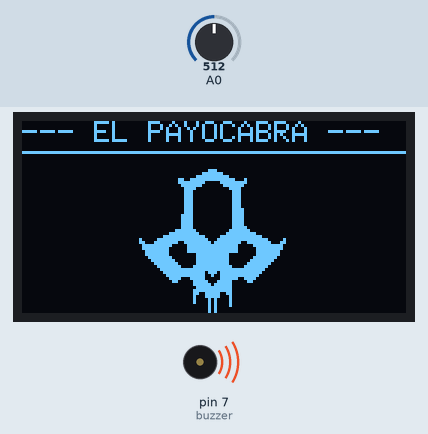
A sketch run on a simulated Arduino Uno, built with avr-gcc and run on an emulated ATmega328P. Parts: 128×64 one-colour display, buzzer (waves = sounding). Inputs (shaded band) come from the test bench; at power-on: A0 = 512. No radio packets arrive unless stated; what the sketch prints to the serial monitor is not drawn.

Above: at 7.7 s.
At 14.9 s:
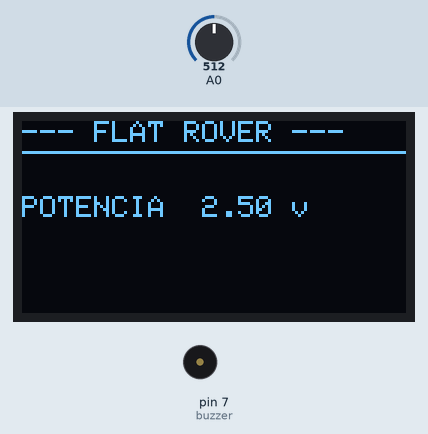
15.0 s: A0 set to 716
19.0 s: A0 set to 900
At 19.9 s:
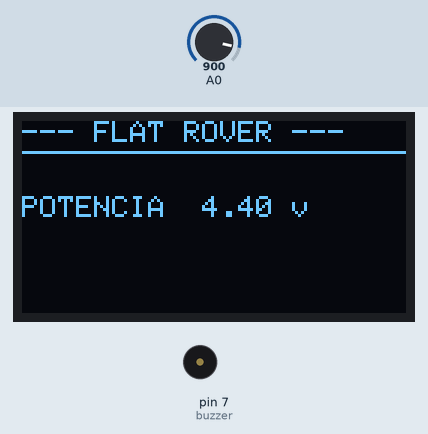
21.6 s: A0 set to 1023
At 22.9 s:
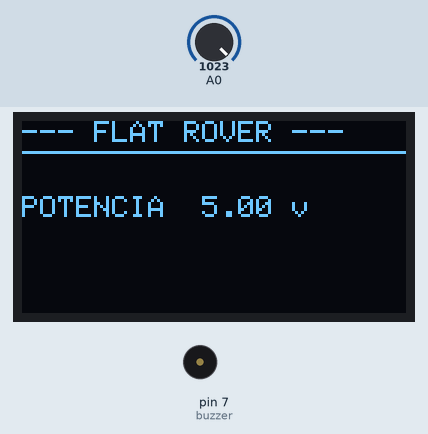
Timing chart, 0 to 24.6 s (numbered marks = the images above; inputs shaded):
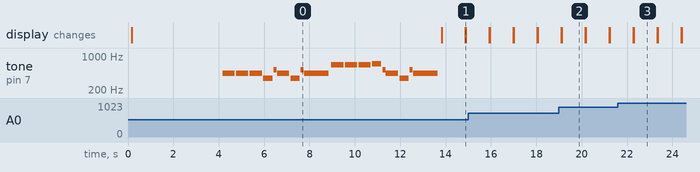

Measured:
- after the input at 19.0 s, the display: first differs from a run without the input after 0.13 s (image 2)
- after the input at 21.6 s, the display: first differs from a run without the input after 0.70 s (image 3)
- what the display in image 2 shows lasts 1.1 s, from 19.1 s to 20.2 s

The sketch:

coche_rc_mando_buzzer_pantalla2.ino
```cpp
const unsigned char epd_bitmap_LOGO [] PROGMEM = {
  0x00, 0x00, 0x00, 0x00, 0x00, 0x00, 0x00, 0x00, 0x00, 0x00, 0x00, 0x00, 0x00, 0x00, 0x00, 0x00,
  0xe0, 0x00, 0x00, 0x00, 0x00, 0x00, 0x00, 0x00, 0x00, 0x00, 0x03, 0xf8, 0x00, 0x00, 0x00, 0x00,
  0x00, 0x00, 0x00, 0x00, 0x00, 0x0f, 0xfe, 0x00, 0x00, 0x00, 0x00, 0x00, 0x00, 0x00, 0x00, 0x03,
  0x3f, 0xff, 0x88, 0x00, 0x00, 0x00, 0x00, 0x00, 0x00, 0x00, 0x03, 0xfe, 0x0f, 0xf8, 0x00, 0x00,
  0x00, 0x00, 0x00, 0x00, 0x00, 0x01, 0xfc, 0x07, 0xf0, 0x00, 0x00, 0x00, 0x00, 0x00, 0x00, 0x00,
  0x00, 0xf0, 0x01, 0xe0, 0x00, 0x00, 0x00, 0x00, 0x00, 0x00, 0x00, 0x00, 0xe0, 0x00, 0xe0, 0x00,
  0x00, 0x00, 0x00, 0x00, 0x00, 0x00, 0x00, 0xe0, 0x00, 0xe0, 0x00, 0x00, 0x00, 0x00, 0x00, 0x00,
  0x00, 0x00, 0xe0, 0x00, 0xe0, 0x00, 0x00, 0x00, 0x00, 0x00, 0x00, 0x00, 0x00, 0xe0, 0x00, 0xe0,
  0x00, 0x00, 0x00, 0x00, 0x00, 0x00, 0x00, 0x00, 0xe0, 0x00, 0xe0, 0x00, 0x00, 0x00, 0x00, 0x00,
  0x00, 0x00, 0x00, 0xe0, 0x00, 0xe0, 0x00, 0x00, 0x00, 0x00, 0x00, 0x00, 0x00, 0x00, 0xe0, 0x00,
  0xf0, 0x00, 0x00, 0x00, 0x00, 0x00, 0x00, 0x00, 0x00, 0xe0, 0x00, 0xf0, 0x00, 0x00, 0x00, 0x00,
  0x00, 0x00, 0x00, 0x01, 0xe0, 0x00, 0xf0, 0x00, 0x00, 0x00, 0x00, 0x00, 0x00, 0x00, 0x01, 0xe0,
  0x00, 0xf0, 0x00, 0x00, 0x00, 0x00, 0x00, 0x00, 0x00, 0x01, 0xe0, 0x00, 0xf0, 0x00, 0x00, 0x00,
  0x00, 0x00, 0x00, 0x00, 0x01, 0xe0, 0x00, 0xf0, 0x00, 0x00, 0x00, 0x00, 0x00, 0x00, 0x00, 0x01,
  0xe0, 0x00, 0xf8, 0x00, 0x00, 0x00, 0x00, 0x00, 0x00, 0x00, 0x07, 0xf0, 0x01, 0xfc, 0x00, 0x00,
  0x00, 0x00, 0x00, 0x00, 0x00, 0x1f, 0xf8, 0x03, 0xff, 0x00, 0x00, 0x00, 0x00, 0x00, 0x00, 0x00,
  0x7f, 0xfe, 0x0f, 0xff, 0xc0, 0x00, 0x00, 0x00, 0x00, 0x00, 0x41, 0xff, 0xff, 0x1f, 0xff, 0xf0,
  0x40, 0x00, 0x00, 0x00, 0x00, 0x63, 0xfc, 0xff, 0xbf, 0xe7, 0xf8, 0xc0, 0x00, 0x00, 0x00, 0x00,
  0x3f, 0xf0, 0x7f, 0xff, 0xc1, 0xff, 0x80, 0x00, 0x00, 0x00, 0x00, 0x3f, 0xe0, 0x7f, 0xff, 0xc0,
  0xff, 0x80, 0x00, 0x00, 0x00, 0x00, 0x1f, 0xe0, 0x7f, 0xff, 0xc0, 0xff, 0x00, 0x00, 0x00, 0x00,
  0x00, 0x1f, 0xe0, 0x0f, 0xfe, 0x00, 0xff, 0x00, 0x00, 0x00, 0x00, 0x00, 0x0f, 0xf0, 0x0f, 0xfe,
  0x01, 0xfe, 0x00, 0x00, 0x00, 0x00, 0x00, 0x07, 0xf8, 0x0f, 0xfe, 0x03, 0xfc, 0x00, 0x00, 0x00,
  0x00, 0x00, 0x03, 0xfc, 0x0f, 0xfe, 0x07, 0xf8, 0x00, 0x00, 0x00, 0x00, 0x00, 0x01, 0xfe, 0x1f,
  0xff, 0x0f, 0xf0, 0x00, 0x00, 0x00, 0x00, 0x00, 0x00, 0xff, 0xff, 0xff, 0xff, 0xe0, 0x00, 0x00,
  0x00, 0x00, 0x00, 0x00, 0x7f, 0xfe, 0xef, 0xff, 0xc0, 0x00, 0x00, 0x00, 0x00, 0x00, 0x00, 0x3f,
  0xfe, 0x4f, 0xff, 0x80, 0x00, 0x00, 0x00, 0x00, 0x00, 0x00, 0x1e, 0x3e, 0x0f, 0xcf, 0x00, 0x00,
  0x00, 0x00, 0x00, 0x00, 0x00, 0x0c, 0x1f, 0x1f, 0x06, 0x00, 0x00, 0x00, 0x00, 0x00, 0x00, 0x00,
  0x00, 0x1f, 0xbf, 0x00, 0x00, 0x00, 0x00, 0x00, 0x00, 0x00, 0x00, 0x00, 0x0f, 0xff, 0x00, 0x00,
  0x00, 0x00, 0x00, 0x00, 0x00, 0x00, 0x00, 0x1f, 0xff, 0x00, 0x00, 0x00, 0x00, 0x00, 0x00, 0x00,
  0x00, 0x00, 0x19, 0xf3, 0x00, 0x00, 0x00, 0x00, 0x00, 0x00, 0x00, 0x00, 0x00, 0x11, 0xf1, 0x00,
  0x00, 0x00, 0x00, 0x00, 0x00, 0x00, 0x00, 0x00, 0x10, 0xa1, 0x00, 0x00, 0x00, 0x00, 0x00, 0x00,
  0x00, 0x00, 0x00, 0x10, 0xa1, 0x00, 0x00, 0x00, 0x00, 0x00, 0x00, 0x00, 0x00, 0x00, 0x00, 0xa1,
  0x00, 0x00, 0x00, 0x00, 0x00, 0x00, 0x00, 0x00, 0x00, 0x00, 0xa0, 0x00, 0x00, 0x00, 0x00, 0x00,
  0x00, 0x00, 0x00, 0x00, 0x00, 0xa0, 0x00, 0x00, 0x00, 0x00, 0x00, 0x00, 0x00, 0x00, 0x00, 0x00,
  0xa0, 0x00, 0x00, 0x00, 0x00, 0x00, 0x00, 0x00, 0x00, 0x00, 0x00, 0xa0, 0x00, 0x00, 0x00, 0x00,
  0x00, 0x00, 0x00, 0x00, 0x00, 0x00, 0x00, 0x00, 0x00, 0x00, 0x00, 0x00
};

// Array of all bitmaps for convenience. (Total bytes used to store images in PROGMEM = 592)
const int epd_bitmap_allArray_LEN = 1;
const unsigned char* epd_bitmap_allArray[1] = {
  epd_bitmap_LOGO
}; //Fin logo

#include <SPI.h>
#include <nRF24L01.h>
#include <RF24.h>

#include <Wire.h> //principio logo
#include <Adafruit_GFX.h>
#include <Adafruit_SSD1306.h>

#define ANCHO 128
#define ALTO 64
#define OLED_RESET 4

Adafruit_SSD1306 oled(ANCHO, ALTO, &Wire, OLED_RESET);

#define LOGO_WIDTH 84
#define LOGO_HEIGHT 52

//Notas marcha imperial
#define NOTE_B0  31
#define NOTE_C1  33
#define NOTE_CS1 35
#define NOTE_D1  37
#define NOTE_DS1 39
#define NOTE_E1  41
#define NOTE_F1  44
#define NOTE_FS1 46
#define NOTE_G1  49
#define NOTE_GS1 52
#define NOTE_A1  55
#define NOTE_AS1 58
#define NOTE_B1  62
#define NOTE_C2  65
#define NOTE_CS2 69
#define NOTE_D2  73
#define NOTE_DS2 78
#define NOTE_E2  82
#define NOTE_F2  87
#define NOTE_FS2 93
#define NOTE_G2  98
#define NOTE_GS2 104
#define NOTE_A2  110
#define NOTE_AS2 117
#define NOTE_B2  123
#define NOTE_C3  131
#define NOTE_CS3 139
#define NOTE_D3  147
#define NOTE_DS3 156
#define NOTE_E3  165
#define NOTE_F3  175
#define NOTE_FS3 185
#define NOTE_G3  196
#define NOTE_GS3 208
#define NOTE_A3  220
#define NOTE_AS3 233
#define NOTE_B3  247
#define NOTE_C4  262
#define NOTE_CS4 277
#define NOTE_D4  294
#define NOTE_DS4 311
#define NOTE_E4  330
#define NOTE_F4  349
#define NOTE_FS4 370
#define NOTE_G4  392
#define NOTE_GS4 415
#define NOTE_A4  440
#define NOTE_AS4 466
#define NOTE_B4  494
#define NOTE_C5  523
#define NOTE_CS5 554
#define NOTE_D5  587
#define NOTE_DS5 622
#define NOTE_E5  659
#define NOTE_F5  698
#define NOTE_FS5 740
#define NOTE_G5  784
#define NOTE_GS5 831
#define NOTE_A5  880
#define NOTE_AS5 932
#define NOTE_B5  988
#define NOTE_C6  1047
#define NOTE_CS6 1109
#define NOTE_D6  1175
#define NOTE_DS6 1245
#define NOTE_E6  1319
#define NOTE_F6  1397
#define NOTE_FS6 1480
#define NOTE_G6  1568
#define NOTE_GS6 1661
#define NOTE_A6  1760
#define NOTE_AS6 1865
#define NOTE_B6  1976
#define NOTE_C7  2093
#define NOTE_CS7 2217
#define NOTE_D7  2349
#define NOTE_DS7 2489
#define NOTE_E7  2637
#define NOTE_F7  2794
#define NOTE_FS7 2960
#define NOTE_G7  3136
#define NOTE_GS7 3322
#define NOTE_A7  3520
#define NOTE_AS7 3729
#define NOTE_B7  3951
#define NOTE_C8  4186
#define NOTE_CS8 4435
#define NOTE_D8  4699
#define NOTE_DS8 4978
#define REST      0

// change this to make the song slower or faster
int tempo = 100;

// change this to whichever pin you want to use
int buzzer = 7;

// notes of the moledy followed by the duration.
// a 4 means a quarter note, 8 an eighteenth , 16 sixteenth, so on
// !!negative numbers are used to represent dotted notes,
// so -4 means a dotted quarter note, that is, a quarter plus an eighteenth!!
int melody[] = {

  // Dart Vader theme (Imperial March) - Star wars
  // Score available at https://musescore.com/user/202909/scores/1141521
  // The tenor saxophone part was used


  NOTE_A4,4, NOTE_A4,4, NOTE_A4,4, NOTE_F4,-8, NOTE_C5,16,

  NOTE_A4,4, NOTE_F4,-8, NOTE_C5,16, NOTE_A4,2,//4
  NOTE_E5,4, NOTE_E5,4, NOTE_E5,4, NOTE_F5,-8, NOTE_C5,16,
  NOTE_A4,4, NOTE_F4,-8, NOTE_C5,16, NOTE_A4,2,


};

// sizeof gives the number of bytes, each int value is composed of two bytes (16 bits)
// there are two values per note (pitch and duration), so for each note there are four bytes
int notes = sizeof(melody) / sizeof(melody[0]) / 2;

// this calculates the duration of a whole note in ms
int wholenote = (60000 * 4) / tempo;

int divider = 0, noteDuration = 0; //fin del buzzer

//Declaremos los pines CE y el CSN de la antena rc
#define CE_PIN 8
#define CSN_PIN 10

//Variable con la dirección del canal por donde se va a transmitir
byte direccion[5] ={'c','a','n','a','l'};

//creamos el objeto radio (NRF24L01)
RF24 radio(CE_PIN, CSN_PIN);

//vector con los datos a enviar
float datos[3];

void setup()
{
  //inicializamos el NRF24L01
  radio.begin();
  //inicializamos el puerto serie
  Serial.begin(9600);

//Abrimos un canal de escritura
 radio.openWritingPipe(direccion);

  Wire.begin();  //inicializar la pantalla
  oled.begin(SSD1306_SWITCHCAPVCC, 0x3C); //inicializar la pantalla
  delay(100);
  oled.clearDisplay(); //inicio lineas del logo
oled.setTextColor(WHITE);
oled.setCursor(0,0);
oled.setTextSize(1);
oled.println("--- EL PAYOCABRA ---");
oled.drawLine(0, 10, 128, 10, WHITE);
oled.drawBitmap( (oled.width() - LOGO_WIDTH )/2,((oled.height()- LOGO_HEIGHT)/2)+9, epd_bitmap_LOGO, LOGO_WIDTH, LOGO_HEIGHT, WHITE);
 oled.display(); //fin lineas del logo
delay(4000);
oled.clearDisplay();

 // iterate over the notes of the melody.
  // Remember, the array is twice the number of notes (notes + durations)
  for (int thisNote = 0; thisNote < notes * 2; thisNote = thisNote + 2) {

    // calculates the duration of each note
    divider = melody[thisNote + 1];
    if (divider > 0) {
      // regular note, just proceed
      noteDuration = (wholenote) / divider;
    } else if (divider < 0) {
      // dotted notes are represented with negative durations!!
      noteDuration = (wholenote) / abs(divider);
      noteDuration *= 1.5; // increases the duration in half for dotted notes
    }

    // we only play the note for 90% of the duration, leaving 10% as a pause
    tone(buzzer, melody[thisNote], noteDuration*0.9);

    // Wait for the specief duration before playing the next note.
    delay(noteDuration);

    // stop the waveform generation before the next note.
    noTone(buzzer);
  }
}


void loop()
{

oled.clearDisplay(); //inicio lineas de la interfaz
oled.setTextColor(WHITE);
oled.setCursor(0,0);
oled.setTextSize(1);
oled.println("--- FLAT ROVER ---");
oled.drawLine(0, 10, 128, 10, WHITE);
oled.display();

 //cargamos los datos en la variable datos[]
 datos[0]=analogRead(0)* (5.0 / 1023.0);;
 datos[1]=millis();
 datos[2]=3.14;

 oled.setTextColor(WHITE); //potencia en pantalla
oled.setCursor(0,25);
oled.setTextSize(1);
oled.println("POTENCIA");
oled.setCursor(60,25);
oled.setTextSize(1);
oled.print(datos[0]);
oled.print(" v");
oled.display();
 //enviamos los datos
 bool ok = radio.write(datos, sizeof(datos));
  //reportamos por el puerto serial los datos enviados
  if(ok)
  {
     Serial.print("Datos enviados: ");
     Serial.print(datos[0]);
     Serial.print(" , ");
     Serial.print(datos[1]);
     Serial.print(" , ");
     Serial.println(datos[2]);
  }
  else
  {
     Serial.println("no se ha podido enviar");
  }
  delay(1000);

}
```
